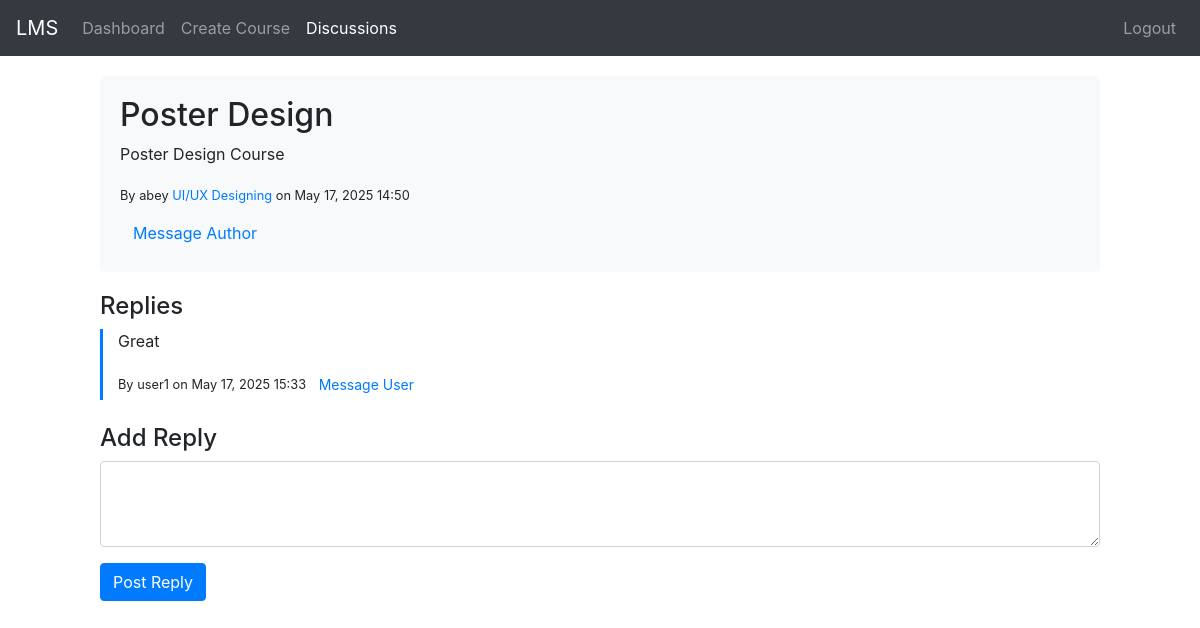
Page /view_discussion.php?id=1 (signed in) on the committed database.
### tables this page shows
CREATE TABLE `discussions` (
  `id` int(11) NOT NULL,
  `title` varchar(255) NOT NULL,
  `content` text NOT NULL,
  `author_id` int(11) NOT NULL,
  `course_id` int(11) NOT NULL,
  `created_at` timestamp NOT NULL DEFAULT current_timestamp()
);

CREATE TABLE `users` (
  `user_id` int(11) NOT NULL,
  `username` varchar(50) NOT NULL,
  `email` varchar(100) NOT NULL,
  `password` varchar(255) NOT NULL,
  `role` enum('student','instructor','admin') NOT NULL DEFAULT 'student',
  `full_name` varchar(100) DEFAULT NULL,
  `created_at` timestamp NOT NULL DEFAULT current_timestamp()
);

CREATE TABLE `courses` (
  `course_id` int(11) NOT NULL,
  `title` varchar(150) NOT NULL,
  `description` text DEFAULT NULL,
  `instructor_id` int(11) NOT NULL,
  `created_at` timestamp NOT NULL DEFAULT current_timestamp()
);

CREATE TABLE `discussion_replies` (
  `reply_id` int(11) NOT NULL,
  `discussion_id` int(11) NOT NULL,
  `user_id` int(11) NOT NULL,
  `reply` text NOT NULL,
  `created_at` timestamp NOT NULL DEFAULT current_timestamp()
);

### view_discussion.php (the view, shortened to what this page needs)
<?php
require_once 'config/database.php';
$discussion_id = (int)$_GET['id'];
$role    = $_SESSION['role'];
$sql = "SELECT d.*, d.author_id, u.username AS author_name, c.title AS course_title
        FROM discussions d
        JOIN users u ON d.author_id = u.user_id
        JOIN courses c ON d.course_id = c.course_id
        WHERE d.id = ?";
$stmt = mysqli_prepare($conn, $sql);
mysqli_stmt_bind_param($stmt, 'i', $discussion_id);
mysqli_stmt_execute($stmt);
$result = mysqli_stmt_get_result($stmt);
$discussion = mysqli_fetch_assoc($result);
$sql = "SELECT r.*, r.user_id, u.username AS author_name
        FROM discussion_replies r
        JOIN users u ON r.user_id = u.user_id
        WHERE r.discussion_id = ?
        ORDER BY r.created_at ASC";
$replies = [];
$stmt = mysqli_prepare($conn, $sql);
mysqli_stmt_bind_param($stmt, 'i', $discussion_id);
mysqli_stmt_execute($stmt);
$result = mysqli_stmt_get_result($stmt);
while ($row = mysqli_fetch_assoc($result)) {
    $replies[] = $row;
}
$reply_text = '';
$reply_err  = '';
?>
<!DOCTYPE html>
<html lang="en">
<head>
<link rel="stylesheet" href="https://stackpath.bootstrapcdn.com/bootstrap/4.5.2/css/bootstrap.min.css">
</head>
<body>
<nav class="navbar navbar-expand-lg navbar-dark bg-dark">
    <a class="navbar-brand" href="#">LMS</a>
    <div class="collapse navbar-collapse">
        <ul class="navbar-nav mr-auto">
            <li class="nav-item"><a class="nav-link" href="index.php">Dashboard</a></li>
            <?php if ($role === 'instructor'): ?>
            <li class="nav-item"><a class="nav-link" href="create_course.php">Create Course</a></li>
            <?php endif; ?>
            <li class="nav-item active"><a class="nav-link" href="discussions.php">Discussions</a></li>
        </ul>
        <ul class="navbar-nav"><li class="nav-item"><a class="nav-link" href="logout.php">Logout</a></li></ul>
    </div>
</nav>
<div class="wrapper">
    <div class="discussion-header">
        <h2><?php echo htmlspecialchars($discussion['title']); ?></h2>
        <p><?php echo nl2br(htmlspecialchars($discussion['content'])); ?></p>
        <small>
            By <?php echo htmlspecialchars($discussion['author_name']); ?>
            <a href="course.php?id=<?php echo $discussion['course_id']; ?>"><?php echo htmlspecialchars($discussion['course_title']); ?></a>
            on <?php echo date('M d, Y H:i', strtotime($discussion['created_at'])); ?>
        </small>
        <form action="send_message.php" method="get" class="mt-2">
            <button type="submit" class="btn btn-link">Message Author</button>
        </form>
    </div>
    <h4>Replies</h4>
    <?php if (empty($replies)): ?>
        <p>No replies yet.</p>
    <?php else: ?>
        <?php foreach ($replies as $r): ?>
        <div class="reply">
            <p><?php echo nl2br(htmlspecialchars($r['reply'])); ?></p>
            <small>
                By <?php echo htmlspecialchars($r['author_name']); ?>
                on <?php echo date('M d, Y H:i', strtotime($r['created_at'])); ?>
            </small>
            <form action="send_message.php" method="get" style="display:inline;">
                <button type="submit" class="btn btn-sm btn-link">Message User</button>
            </form>
        </div>
        <?php endforeach; ?>
    <?php endif; ?>
    <div class="add-reply mt-4">
        <h4>Add Reply</h4>
        <form method="post">
            <div class="form-group">
                <textarea name="reply" class="form-control <?php echo (!empty($reply_err)) ? 'is-invalid' : ''; ?>" rows="3"><?php echo htmlspecialchars($reply_text); ?></textarea>
            </div>
            <button type="submit" class="btn btn-primary">Post Reply</button>
        </form>
    </div>
</div>
</body>
</html>

### view_discussion.php (style rules this page uses)
.wrapper { width: 1000px; margin: 20px auto; }
.discussion-header { background: #f8f9fa; padding: 20px; border-radius: 5px; margin-bottom: 20px; }
.reply { border-left: 3px solid #007bff; padding-left: 15px; margin-bottom: 15px; }

### rows in the picture
discussions: title "Poster Design", content "Poster Design Course", author.username "abey", course.title "UI/UX Designing", created_at "May 17, 2025 14:50"
discussion_replies: reply "Great", user.username "user1", created_at "May 17, 2025 15:33"
